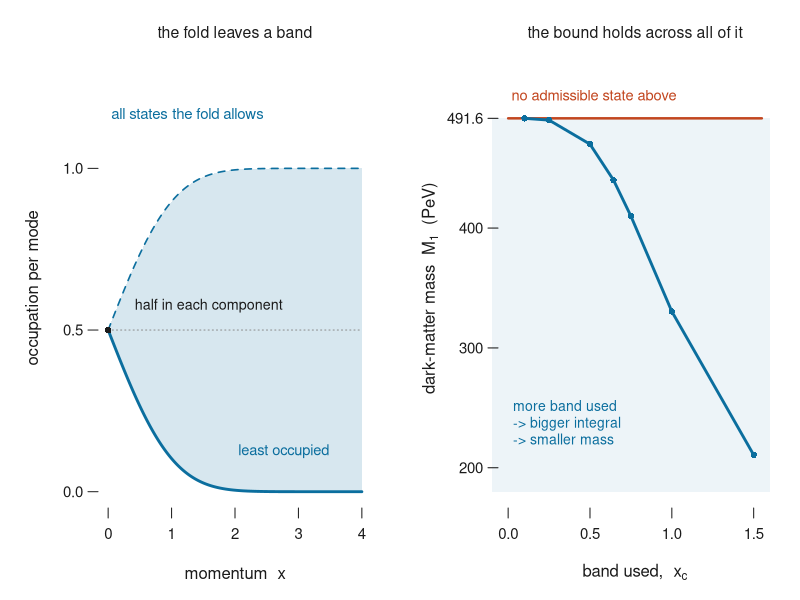
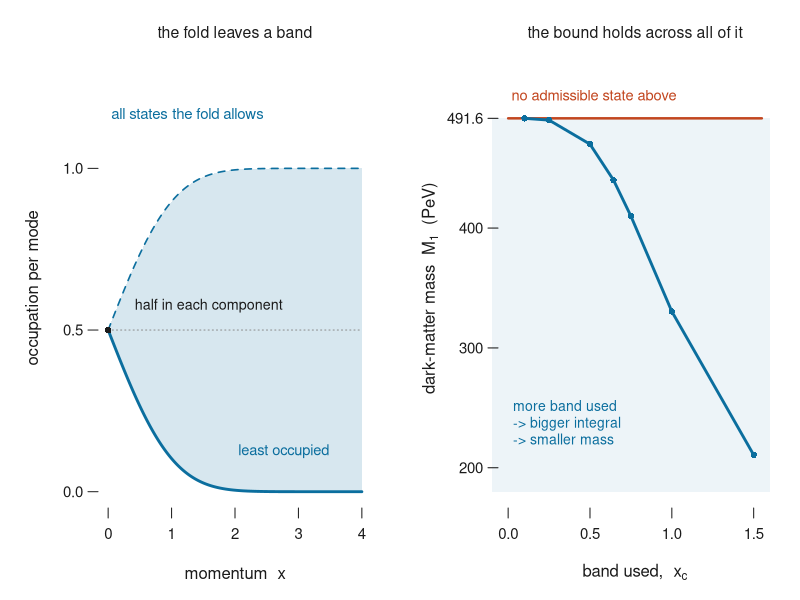

R code for these plots, in order:
# FIGURE: "The fold supplies a family; the bound holds across all of it."
# The paper's headline result, which is easy to state and easy to misread as a state selection.
# Left : the band Theta-invariance leaves. Zero width in the deep infrared, opening with momentum.
# Right: the mass every member returns. The least-occupied member is the CEILING, not the pick.
INK<-"#1b1b1b"; BAND<-rgb(0.04,0.43,0.62,0.16); LINE<-"#0b6e9e"; HI<-"#c2461f"; GREY<-"#8a8a8a"
nmin <- function(x) (1-sqrt(1-exp(-x^2)))/2
nmax <- function(x) (1+sqrt(1-exp(-x^2)))/2
draw <- function() {
  par(mfrow=c(1,2), mar=c(4.6,4.9,3.4,1.4), mgp=c(2.8,0.75,0), family="sans",
      cex.axis=0.90, cex.lab=1.00, col.axis=INK, col.lab=INK, fg=INK, xpd=NA)

  ## ---- left: the band
  x <- seq(0,4,length.out=900)
  plot(NA, xlim=c(0,4), ylim=c(0,1.26), axes=FALSE,
       xlab=expression(paste("momentum  ", x)), ylab="occupation per mode")
  polygon(c(x,rev(x)), c(nmin(x),rev(nmax(x))), col=BAND, border=NA)
  lines(x, nmax(x), col=LINE, lwd=1.6, lty=2)
  lines(x, nmin(x), col=LINE, lwd=2.8)
  segments(0,0.5,4,0.5, col=GREY, lty=3)
  axis(1, at=0:4, lwd=0, lwd.ticks=1); axis(2, at=c(0,0.5,1), las=1, lwd=0, lwd.ticks=1)
  # the band fills to 1.0, so the only guaranteed-clear space is ABOVE it
  text(0.05, 1.17, "all states the fold allows", col=LINE, cex=0.90, adj=0)
  text(2.05, 0.125, "least occupied", col=LINE, cex=0.88, adj=0)
  points(0, 0.5, pch=16, cex=0.9, col=INK)
  # this one sits inside the band on the n = 1/2 line it is describing, where the band is
  # wide (at x=0.62 it spans 0.24 to 0.76) so it cannot touch either edge
  text(0.42, 0.575, "half in each component", cex=0.86, col=INK, adj=0)
  mtext("the fold leaves a band", side=3, line=1.3, cex=0.95, col=INK)

  ## ---- right: what each member returns, from band_price.R
  xc <- c(0.10,0.25,0.50,0.644,0.75,1.00,1.50)
  M  <- c(491.6,490.1,470.0,440.0,410.0,330.4,210.7)
  plot(NA, xlim=c(0,1.55), ylim=c(180,520), axes=FALSE,
       xlab=expression(paste("band used,  ", x[c])),
       ylab=expression(paste("dark-matter mass  ", M[1], "  (PeV)")))
  polygon(c(-0.1,1.6,1.6,-0.1), c(180,180,491.6,491.6), col=rgb(0.04,0.43,0.62,0.07), border=NA)
  segments(0,491.6,1.55,491.6, col=HI, lwd=2.4)
  lines(xc, M, col=LINE, lwd=2.8); points(xc, M, pch=16, cex=0.85, col=LINE)
  axis(1, at=c(0,0.5,1,1.5), lwd=0, lwd.ticks=1)
  axis(2, at=c(200,300,400,491.6), labels=c("200","300","400","491.6"), las=1, lwd=0, lwd.ticks=1)
  text(0.02, 511, "no admissible state above", col=HI, cex=0.88, adj=0)
  text(0.03, 238, "more band used\n-> bigger integral\n-> smaller mass", col=LINE, cex=0.84, adj=0)
  mtext("the bound holds across all of it", side=3, line=1.3, cex=0.95, col=INK)
}
dir.create("pub/paper2/figs", showWarnings=FALSE)
pdf("pub/paper2/figs/fig_band.pdf", width=6.5, height=3.45); draw(); dev.off()
png("pub/paper2/figs/fig_band.png", width=1950, height=1035, res=300); draw(); dev.off()
cat("wrote fig_band.{pdf,png}\n")
